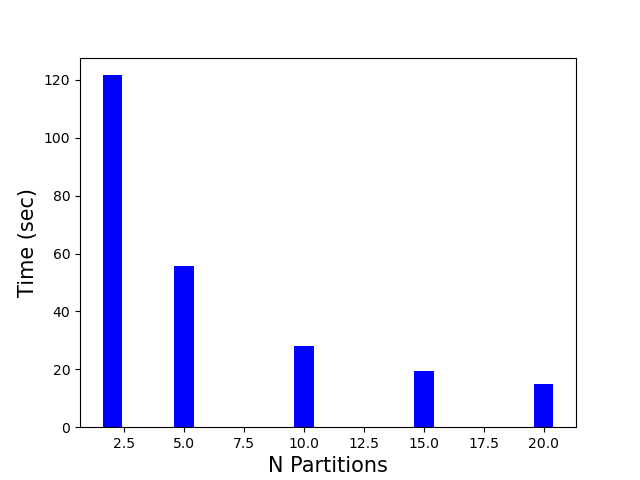

Recreate this plot in Python.
import sys
import argparse
import findspark

findspark.init()
from time import time
from pyspark import SparkContext
from helpers import *
from TextAnalyzer import *
import pandas as pd
import matplotlib.pyplot as plt

if __name__ == "__main__":
    parser = argparse.ArgumentParser(description='Text Analysis via the Dale Chall Formula',
                                     formatter_class=argparse.ArgumentDefaultsHelpFormatter)
    parser.add_argument('input',
                        help='Text file to be processed. This file contains text over several lines, with each line corresponding to a different sentence.')
    parser.add_argument('--master', default="local[25]", help="Spark Master")
    parser.add_argument('--simple_words', default="/courses/EECE5645.202410/data/HW1/Data/DaleChallEasyWordList.txt",
                        help="File containing Dale Chall simple word list. Each word appears in one line.")
    args = parser.parse_args()

    sc = SparkContext(args.master, 'Text Analysis')
    # sc.setLogLevel('warn')
    easy_list = create_list_from_file(args.simple_words)

    N =  [2,5,10,15,20]
    # N = [15,20]
    N_times = []
    for n in N:


        # Add tour code here
        corpus = sc.textFile(args.input)#.repartition(n)
        start = time()

        dalechallformula(corpus,easy_list,numPartitions = n)

        end = time()
        N_times.append(end-start)
        print(f'Total execution time for {n}:', str(end - start) + 'sec')


    pd.DataFrame({"N":N,"times":N_times}).to_csv("question.csv")

    plt.figure()
    plt.bar(x=N,height=N_times,color='blue')
    plt.xlabel("N Partitions",fontsize=15); plt.ylabel("Time (sec)",fontsize=15)
    plt.savefig("question5.png")
    plt.close()